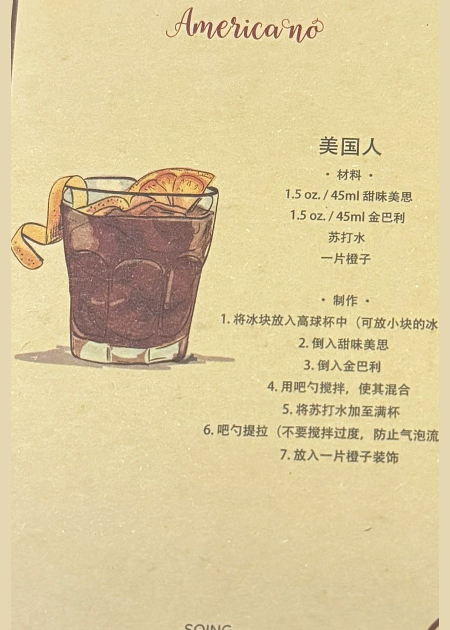
#> input picture assets/cards/americano.jpg, 900 x 1260 px (shown at 1/2 size); its folder holds only this picture in this run
$ python extract.py
#> lines starting #> are read from the running program, lines starting #| are printed output that depends on the picture; after the words box and inside, x2 and y2 are one past the last pixel; in counts of white or black regions, pixels touching at a corner belong together
"""
Build the production image assets from the deskewed hand-drawn cocktail cards.

Outputs:
  1. site/assets/cards/<id>.jpg             clean same-ratio recipe card
  2. site/assets/illustrations/<id>.png     transparent 4:5 drink illustration
  3. site/assets/illustrations/<id>.jpg     normalized kraft fallback
  4. work/debug/*_sheet.*                   visual QA contact sheets

The deskewed sources in work/cards are intentionally treated as the source of
truth: they preserve the watercolor line work better than starting over from
the original angled photos.
"""

from __future__ import annotations

from dataclasses import dataclass
from pathlib import Path

import cv2
import numpy as np
from PIL import Image, ImageDraw, ImageFilter

try:
    from rembg import new_session, remove
except Exception:  # pragma: no cover - optional dependency for local rebuilds
    new_session = None
    remove = None


ROOT = Path(__file__).resolve().parents[1]
CARDS = ROOT / "work" / "cards"
WEB_CARDS = ROOT / "site" / "assets" / "cards"
ILLU = ROOT / "site" / "assets" / "illustrations"
DEBUG = ROOT / "work" / "debug"

CARD_SIZE = (900, 1260)          # 1:1.4, consistent across the site
ILLU_SIZE = (1200, 1500)         # 4:5, long edge >= 1200px
PAPER_TARGET = np.array([229, 215, 177], dtype=np.float32)
LABEL_BG = (28, 24, 20)
_REMBG_SESSION = None

# Hand-tuned safe windows for the left-side watercolor artwork. The cards have
# fixed editorial layouts, and these windows remove nearby recipe text before
# the alpha pass starts.
ART_WINDOWS = {
    "americano": (0.105, 0.250, 0.455, 0.560),
    "aviation": (0.155, 0.185, 0.430, 0.760),
    "basil-smash": (0.120, 0.200, 0.455, 0.660),
    "bloody-mary": (0.070, 0.170, 0.465, 0.535),
    "blue-hawaii": (0.110, 0.185, 0.345, 0.760),
    "caipirinha": (0.055, 0.270, 0.545, 0.590),
    "gin-fizz": (0.150, 0.205, 0.500, 0.655),
    "lychee-gimlet": (0.160, 0.230, 0.450, 0.600),
    "manhattan": (0.195, 0.195, 0.500, 0.780),
    "margarita": (0.080, 0.260, 0.535, 0.720),
    "mojito": (0.075, 0.225, 0.440, 0.760),
    "moscow-mule": (0.145, 0.205, 0.520, 0.725),
    "negroni": (0.105, 0.225, 0.575, 0.775),
    "old-fashioned": (0.095, 0.230, 0.575, 0.700),
    "pina-colada": (0.170, 0.220, 0.550, 0.735),
    "sidecar": (0.060, 0.205, 0.495, 0.780),
    "spicy-lemon-drop": (0.110, 0.220, 0.530, 0.665),
    "strawberry-daiquiri": (0.070, 0.260, 0.545, 0.690),
    "tequila-sunrise": (0.205, 0.190, 0.520, 0.790),
    "whiskey-sour": (0.115, 0.220, 0.505, 0.720),
}


@dataclass
class ProcessedItem:
    name: str
    card_path: Path
    png_path: Path
    jpg_path: Path
    art_box: tuple[int, int, int, int]
    card_box: tuple[int, int, int, int]


def ensure_dirs() -> None:
    for path in (WEB_CARDS, ILLU, DEBUG):
        path.mkdir(parents=True, exist_ok=True)


def rembg_spatial_alpha(rgb: np.ndarray) -> np.ndarray | None:
    """Return a soft spatial keep mask from rembg, if available."""
    global _REMBG_SESSION
    if remove is None or new_session is None:
        return None
    if _REMBG_SESSION is None:
        _REMBG_SESSION = new_session("u2netp")
    try:
        cut = remove(Image.fromarray(rgb, "RGB"), session=_REMBG_SESSION).convert("RGBA")
    except Exception:
        return None
    alpha = np.array(cut.getchannel("A"))
    keep = (alpha > 7).astype(np.uint8) * 255
    keep = cv2.dilate(keep, cv2.getStructuringElement(cv2.MORPH_ELLIPSE, (9, 9)))
    keep = cv2.GaussianBlur(keep.astype(np.float32), (0, 0), 1.1)
    return np.clip(keep, 0, 255).astype(np.uint8)


def read_rgb(path: Path) -> np.ndarray:
    with Image.open(path) as im:
        return np.array(im.convert("RGB"))


# [4 lines left out: function write_rgb, not called in this run]


def paper_candidates(rgb: np.ndarray) -> np.ndarray:
    hsv = cv2.cvtColor(rgb, cv2.COLOR_RGB2HSV)
    gray = cv2.cvtColor(rgb, cv2.COLOR_RGB2GRAY)
    r, g, b = rgb[..., 0], rgb[..., 1], rgb[..., 2]
    warm = r.astype(np.int16) - b.astype(np.int16)
    return (
        (gray > 135)
        & (hsv[..., 1] < 88)
        & (warm > 12)
        & (warm < 135)
        & (g.astype(np.int16) >= b.astype(np.int16) - 12)
    )


def normalize_paper(rgb: np.ndarray) -> tuple[np.ndarray, np.ndarray]:
    """White-balance each card against its kraft paper background."""
    candidates = paper_candidates(rgb)
    if candidates.sum() < 500:
        bg = np.median(rgb.reshape(-1, 3), axis=0).astype(np.float32)
    else:
        bg = np.median(rgb[candidates], axis=0).astype(np.float32)
    gain = np.clip(PAPER_TARGET / np.maximum(bg, 1), 0.72, 1.32)
    balanced = np.clip(rgb.astype(np.float32) * gain, 0, 255).astype(np.uint8)
    return balanced, bg


def smooth_argmax(values: np.ndarray, start: int, end: int) -> int:
    segment = values[start:end].astype(np.float32)
    if segment.size == 0:
        return start
    k = max(5, int(segment.size * 0.015) | 1)
    segment = cv2.GaussianBlur(segment.reshape(1, -1), (k, 1), 0).ravel()
    return int(start + np.argmax(segment))


def first_strong(values: np.ndarray, start: int, end: int, frac: float = 0.38) -> int:
    segment = values[start:end].astype(np.float32)
    if segment.size == 0:
        return start
    k = max(5, int(segment.size * 0.035) | 1)
    smoothed = cv2.GaussianBlur(segment.reshape(-1, 1), (1, k), 0).ravel()
    threshold = max(5, float(smoothed.max()) * frac)
    hits = np.where(smoothed >= threshold)[0]
    return int(start + (hits[0] if hits.size else np.argmax(smoothed)))


def last_strong(values: np.ndarray, start: int, end: int, frac: float = 0.38) -> int:
    segment = values[start:end].astype(np.float32)
    if segment.size == 0:
        return end
    k = max(5, int(segment.size * 0.035) | 1)
    smoothed = cv2.GaussianBlur(segment.reshape(-1, 1), (1, k), 0).ravel()
    threshold = max(5, float(smoothed.max()) * frac)
    hits = np.where(smoothed >= threshold)[0]
    return int(start + (hits[-1] if hits.size else np.argmax(smoothed)))


def detect_inner_card_box(rgb: np.ndarray) -> tuple[int, int, int, int]:
    """Find the printed border and crop just inside it."""
    h, w = rgb.shape[:2]
    gray = cv2.cvtColor(rgb, cv2.COLOR_RGB2GRAY)
    hsv = cv2.cvtColor(rgb, cv2.COLOR_RGB2HSV)
    dark = ((gray < 118) & (hsv[..., 1] > 18)).astype(np.uint8)

    y_mid0, y_mid1 = int(h * 0.11), int(h * 0.91)
    x_mid0, x_mid1 = int(w * 0.13), int(w * 0.88)
    col_counts = dark[y_mid0:y_mid1].sum(axis=0)
    row_counts = dark[:, x_mid0:x_mid1].sum(axis=1)

    left_line = smooth_argmax(col_counts, int(w * 0.015), int(w * 0.16))
    right_line = smooth_argmax(col_counts, int(w * 0.84), int(w * 0.985))
    top_line = first_strong(row_counts, int(h * 0.005), int(h * 0.135))
    bottom_line = last_strong(row_counts, int(h * 0.84), int(h * 0.995))

    # Step inside the double border. This removes the ring/string area and
    # printed frame while keeping the title, recipe body, and SOING mark.
    left = left_line + int(w * 0.074)
    right = right_line - int(w * 0.060)
    top = top_line + int(h * 0.066)
    bottom = bottom_line - int(h * 0.040)

    # Fallbacks keep malformed detections from producing tiny crops.
    if right - left < w * 0.62:
        left, right = int(w * 0.08), int(w * 0.94)
    if bottom - top < h * 0.70:
        top, bottom = int(h * 0.07), int(h * 0.94)

    return (
        max(0, left),
        max(0, top),
        min(w, right),
        min(h, bottom),
    )


def resize_on_paper(crop: np.ndarray, size: tuple[int, int]) -> Image.Image:
    target_w, target_h = size
    bg = Image.new("RGB", size, tuple(int(v) for v in PAPER_TARGET))
    im = Image.fromarray(crop, "RGB")
    im.thumbnail((target_w, target_h), Image.Resampling.LANCZOS)
    bg.paste(im, ((target_w - im.width) // 2, (target_h - im.height) // 2))
    return bg.filter(ImageFilter.UnsharpMask(radius=0.8, percent=70, threshold=3))


def lab_diff_from_paper(roi: np.ndarray) -> tuple[np.ndarray, np.ndarray, int, int]:
    candidates = paper_candidates(roi)
    if candidates.sum() < 200:
        bg_rgb = np.median(roi.reshape(-1, 3), axis=0).astype(np.float32)
    else:
        bg_rgb = np.median(roi[candidates], axis=0).astype(np.float32)
    bg_patch = np.uint8([[np.clip(bg_rgb, 0, 255)]])
    lab = cv2.cvtColor(roi, cv2.COLOR_RGB2LAB).astype(np.float32)
    bg_lab = cv2.cvtColor(bg_patch, cv2.COLOR_RGB2LAB).astype(np.float32)[0, 0]
    diff = np.linalg.norm(lab - bg_lab, axis=2)
    bg_gray = int(np.dot(bg_rgb, [0.299, 0.587, 0.114]))
    hsv = cv2.cvtColor(roi, cv2.COLOR_RGB2HSV)
    bg_sat = int(np.median(hsv[..., 1][candidates])) if candidates.any() else 45
    return diff, bg_rgb, bg_gray, bg_sat


def keep_art_components(strong: np.ndarray, color_hint: np.ndarray) -> np.ndarray:
    h, w = strong.shape
    kernel_close = cv2.getStructuringElement(cv2.MORPH_ELLIPSE, (9, 9))
    kernel_open = cv2.getStructuringElement(cv2.MORPH_ELLIPSE, (3, 3))
    coarse = cv2.morphologyEx(strong.astype(np.uint8), cv2.MORPH_CLOSE, kernel_close)
    coarse = cv2.morphologyEx(coarse, cv2.MORPH_OPEN, kernel_open)
    coarse = cv2.dilate(coarse, cv2.getStructuringElement(cv2.MORPH_ELLIPSE, (5, 5)))

    n, labels, stats, centroids = cv2.connectedComponentsWithStats(coarse, 8)
    if n <= 1:
        return coarse.astype(bool)

    min_area = max(130, int(h * w * 0.0012))
    areas = stats[1:, cv2.CC_STAT_AREA]
    keep = np.zeros_like(coarse, dtype=bool)

    color_hint = color_hint.astype(bool)
    candidates: list[tuple[float, int, int, int, int, int, int]] = []
    for label in range(1, n):
        area = int(stats[label, cv2.CC_STAT_AREA])
        x = int(stats[label, cv2.CC_STAT_LEFT])
        y = int(stats[label, cv2.CC_STAT_TOP])
        bw = int(stats[label, cv2.CC_STAT_WIDTH])
        bh = int(stats[label, cv2.CC_STAT_HEIGHT])
        cx, cy = centroids[label]
        color_area = int(color_hint[labels == label].sum())
        slender_edge = (x <= w * 0.025 or x + bw >= w * 0.985) and bw < w * 0.055 and bh > h * 0.45
        right_gray_text = cx > w * 0.43 and color_area < max(16, int(area * 0.018))
        if slender_edge or right_gray_text or area < min_area:
            continue
        location = 1.15 - min(abs(cx / w - 0.40), 0.65)
        score = area * 0.35 * location + color_area * 7.5 + bh * 1.8
        candidates.append((score, label, x, y, bw, bh, color_area))

    if not candidates:
        label = int(np.argmax(areas) + 1)
        keep[labels == label] = True
        return cv2.dilate(keep.astype(np.uint8), kernel_close).astype(bool)

    primary_pool = [c for c in candidates if c[2] + c[4] * 0.5 < w * 0.72]
    if not primary_pool:
        primary_pool = candidates
    primary_pool.sort(reverse=True)
    _, primary_label, px, py, pw, ph, _ = primary_pool[0]
    primary_area = int(stats[primary_label, cv2.CC_STAT_AREA])
    ex0 = max(0, px - int(w * 0.09))
    ey0 = max(0, py - int(h * 0.11))
    ex1 = min(w, px + pw + int(w * 0.09))
    ey1 = min(h, py + ph + int(h * 0.11))

    for _, label, x, y, bw, bh, color_area in candidates:
        area = int(stats[label, cv2.CC_STAT_AREA])
        big_enough = area >= min_area or area >= primary_area * 0.035
        plausible_shape = bw > w * 0.025 and bh > h * 0.025
        cx = x + bw * 0.5
        cy = y + bh * 0.5
        center_near_primary = ex0 <= cx <= ex1 and ey0 <= cy <= ey1
        close_large_neighbor = (
            area >= primary_area * 0.12
            and cx < w * 0.58
            and ey0 - h * 0.05 <= cy <= ey1 + h * 0.05
        )
        has_color_or_is_primary = label == primary_label or color_area >= max(10, int(area * 0.01))
        if big_enough and plausible_shape and has_color_or_is_primary and (center_near_primary or close_large_neighbor):
            keep[labels == label] = True

    if keep.sum() == 0:
        keep[labels == primary_label] = True

    return cv2.dilate(keep.astype(np.uint8), kernel_close).astype(bool)


# [35 lines left out: function cleanup_alpha_by_color, not called in this run]


def build_alpha(roi: np.ndarray) -> tuple[np.ndarray, np.ndarray]:
    diff, bg_rgb, bg_gray, bg_sat = lab_diff_from_paper(roi)
    gray = cv2.cvtColor(roi, cv2.COLOR_RGB2GRAY)
    hsv = cv2.cvtColor(roi, cv2.COLOR_RGB2HSV)
    sat = hsv[..., 1].astype(np.float32)

    strong = (
        (diff > 19)
        | (gray.astype(np.int16) < bg_gray - 28)
        | ((sat > bg_sat + 28) & (gray < 238))
    )
    color_hint = (
        ((sat > bg_sat + 24) & (diff > 13) & (gray < 246))
        | ((sat > bg_sat + 12) & (diff > 28) & (gray < 230))
    )
    region = keep_art_components(strong, color_hint)

    alpha_diff = np.clip((diff - 8) / 34, 0, 1) * 255
    alpha_dark = np.clip((bg_gray - gray.astype(np.float32) - 6) / 48, 0, 1) * 255
    alpha_sat = np.clip((sat - bg_sat - 6) / 72, 0, 1) * 210
    alpha = np.maximum.reduce([alpha_diff, alpha_dark, alpha_sat])
    alpha[~region] = 0

    # Text and printed borders are dark like inked glass outlines. The reliable
    # distinction is color: every drink has watercolor fill/garnish, while the
    # recipe text is nearly neutral. Use the colored pixels to gate the usable
    # horizontal art band, then keep all line art within that band.
    color_gate = cv2.morphologyEx(
        color_hint.astype(np.uint8),
        cv2.MORPH_CLOSE,
        cv2.getStructuringElement(cv2.MORPH_ELLIPSE, (13, 13)),
    )
    color_gate = cv2.dilate(color_gate, cv2.getStructuringElement(cv2.MORPH_ELLIPSE, (9, 9)))
    n, labels, stats, _ = cv2.connectedComponentsWithStats(color_gate, 8)
    kept_color = np.zeros_like(color_gate, dtype=bool)
    for label in range(1, n):
        area = int(stats[label, cv2.CC_STAT_AREA])
        if area >= max(24, int(roi.shape[0] * roi.shape[1] * 0.00012)):
            kept_color[labels == label] = True
    col_counts = kept_color.sum(axis=0).astype(np.float32)
    if col_counts.max() > 0:
        k = max(11, int(roi.shape[1] * 0.045) | 1)
        col_counts = cv2.GaussianBlur(col_counts.reshape(1, -1), (k, 1), 0).ravel()
        threshold = max(8.0, float(col_counts.max()) * 0.14, roi.shape[0] * 0.012)
        active_cols = col_counts >= threshold
        runs: list[tuple[float, int, int]] = []
        start = None
        for i, active in enumerate(active_cols.tolist() + [False]):
            if active and start is None:
                start = i
            elif not active and start is not None:
                end = i
                width = end - start
                if width >= max(10, int(roi.shape[1] * 0.035)):
                    score = float(col_counts[start:end].sum()) * (1.25 - min(abs((start + end) / 2 / roi.shape[1] - 0.40), 0.7))
                    runs.append((score, start, end))
                start = None
        if runs:
            _, c0, c1 = max(runs)
        else:
            active_x = np.where(active_cols)[0]
            c0, c1 = (int(active_x.min()), int(active_x.max()) + 1) if len(active_x) else (0, roi.shape[1])
        pad_x = max(52, int(roi.shape[1] * 0.16))
        left = max(0, int(c0) - pad_x)
        right = min(roi.shape[1], int(c1) + pad_x)
        band = np.zeros_like(alpha, dtype=bool)
        band[:, left:right] = True
        alpha[~band] = 0

    spatial = rembg_spatial_alpha(roi)
    if spatial is not None:
        alpha *= spatial.astype(np.float32) / 255.0

    alpha = cleanup_alpha_by_color(alpha, color_hint)
    alpha = cv2.GaussianBlur(alpha.astype(np.float32), (0, 0), 0.65)
    alpha[alpha < 8] = 0

    # Unmatte against the kraft paper so semi-transparent watercolor edges do
    # not carry a tan halo when shown on dark backgrounds.
    a = np.clip(alpha / 255.0, 0.02, 1.0)[..., None]
    bg = bg_rgb.reshape(1, 1, 3)
    unmatte = (roi.astype(np.float32) - bg * (1 - a)) / a
    clean_rgb = np.where(alpha[..., None] > 12, np.clip(unmatte, 0, 255), roi)
    clean_rgb = (0.62 * clean_rgb + 0.38 * roi.astype(np.float32)).clip(0, 255)
    return clean_rgb.astype(np.uint8), alpha.astype(np.uint8)


def illustration_roi_box(name: str, card_box: tuple[int, int, int, int], shape: tuple[int, int, int]) -> tuple[int, int, int, int]:
    h, w = shape[:2]
    if name in ART_WINDOWS:
        x0, y0, x1, y1 = ART_WINDOWS[name]
        return (
            max(0, int(w * x0)),
            max(0, int(h * y0)),
            min(w, int(w * x1)),
            min(h, int(h * y1)),
        )
    left, top, right, bottom = card_box
    return (
        max(left, int(w * 0.075)),
        max(top, int(h * 0.135)),
        min(int(w * 0.565), right),
        min(int(h * 0.885), bottom),
    )


# [44 lines left out: functions trim_alpha, place_on_canvas, save_kraft_fallback, not called in this run]


def process(path: Path) -> ProcessedItem:
    name = path.stem
    raw = read_rgb(path)
    rgb, _ = normalize_paper(raw)
    card_box = detect_inner_card_box(rgb)

    card_crop = rgb[card_box[1] : card_box[3], card_box[0] : card_box[2]]
    card = resize_on_paper(card_crop, CARD_SIZE)
    card_path = WEB_CARDS / f"{name}.jpg"
    card.save(card_path, quality=88, optimize=True)

    art_box = illustration_roi_box(name, card_box, rgb.shape)
    roi = rgb[art_box[1] : art_box[3], art_box[0] : art_box[2]]
    clean_rgb, alpha = build_alpha(roi)
    art = place_on_canvas(clean_rgb, alpha)
    png_path = ILLU / f"{name}.png"
    jpg_path = ILLU / f"{name}.jpg"
    art.save(png_path, optimize=True)
    save_kraft_fallback(jpg_path, art)

    print(
        f"{name}: card_box={card_box} art_box={art_box} "
        f"alpha={int((np.array(art.getchannel('A')) > 0).sum())}"
    )
    return ProcessedItem(name, card_path, png_path, jpg_path, art_box, card_box)


def label(draw: ImageDraw.ImageDraw, xy: tuple[int, int], text: str) -> None:
    draw.text(xy, text, fill=(234, 222, 196))


# [28 lines left out: functions illustration_sheet, card_sheet, not called in this run]


def main() -> None:
    ensure_dirs()
    items = [process(path) for path in sorted(CARDS.glob("*.jpg"))]
#> in read_rgb, im is the input picture: PIL image 900x1260 RGB; mean R, G, B 219.1, 201.9, 156.4
#> in paper_candidates, `warm = r.astype(np.int16) - b.astype(np.int16)`:
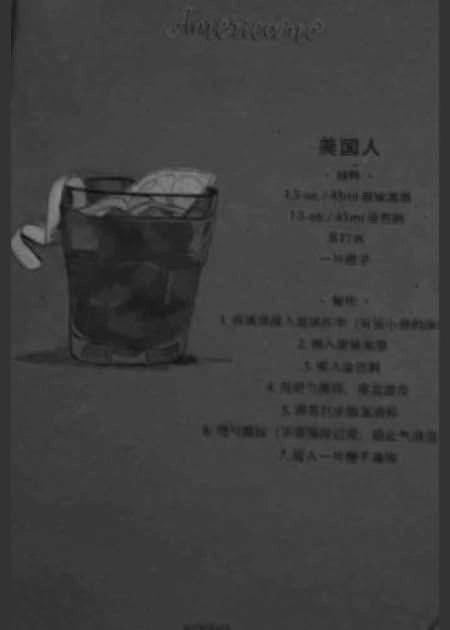
#> warm: shape (1260, 900) int16 (shown at 1/2 size); min 13, max 142, mean 62.6
#> in paper_candidates, `return ( (gray > 135) & (hsv[..., 1] < 88) & (warm > 12) & (warm < 135..`:
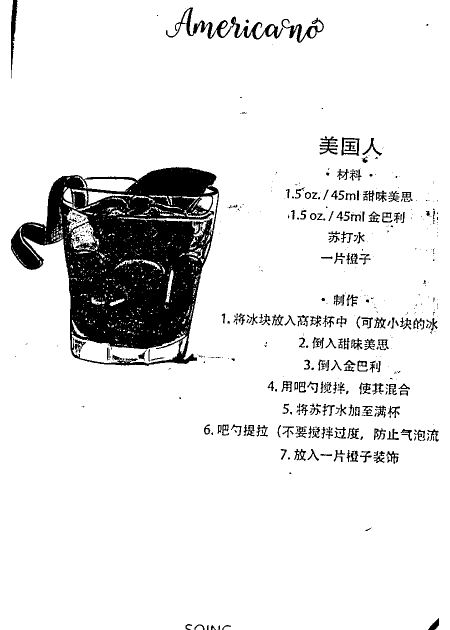
#> returned value: shape (1260, 900) bool (shown at 1/2 size); 89.6% white; 508 black regions (313 under 20 px), largest, box (x1, y1, x2, y2) and area: (22, 334, 438, 732) 89944, (332, 15, 463, 78) 1607, (462, 33, 566, 79) 1283
#> in normalize_paper, `bg = np.median(rgb[candidates], axis=0).astype(np.float32)`: bg = [229, 214, 163]
#> in normalize_paper, `gain = np.clip(PAPER_TARGET / np.maximum(bg, 1), 0.72, 1.32)`: gain = [1, 1, 1.09]
#> in detect_inner_card_box, `dark = ((gray < 118) & (hsv[..., 1] > 18)).astype(np.uint8)`:
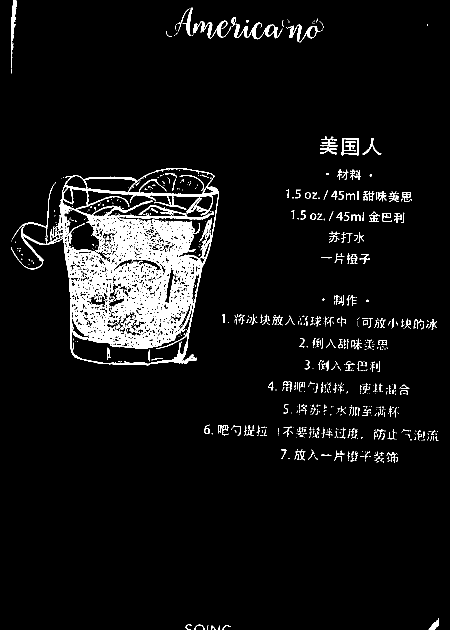
#> dark: shape (1260, 900) (shown at 1/2 size); values 0 (black) and 1 (white), 6% white; 767 white regions (572 under 20 px), largest, box (x1, y1, x2, y2) and area: (22, 336, 437, 731) 51508, (469, 45, 565, 79) 889, (386, 41, 463, 77) 728
#> in detect_inner_card_box, `col_counts = dark[y_mid0:y_mid1].sum(axis=0)`: col_counts = 900 values, max 251 at index 297, min 0 at index 0, mean 71.94
#> in detect_inner_card_box, `row_counts = dark[:, x_mid0:x_mid1].sum(axis=1)`: row_counts = 1260 values, max 273 at index 434, min 0 at index 0, mean 51.9
#> in smooth_argmax, `segment = values[start:end].astype(np.float32)`: segment = 131 values, max 226 at index 128, min 0 at index 0, mean 29.44
#> in smooth_argmax, `segment = cv2.GaussianBlur(segment.reshape(1, -1), (k, 1), 0).ravel()`: segment = 131 values, max 210.3 at index 129, min 0 at index 0, mean 29.52
#> in detect_inner_card_box, `left_line = smooth_argmax(col_counts, int(w * 0.015), int(w * 0.16))`: left_line = 142
#> in detect_inner_card_box, `right_line = smooth_argmax(col_counts, int(w * 0.84), int(w * 0.985))`: right_line = 759
#> in first_strong, `segment = values[start:end].astype(np.float32)`: segment = 164 values, max 104 at index 51, min 0 at index 0, mean 17.04
#> in first_strong, `smoothed = cv2.GaussianBlur(segment.reshape(-1, 1), (1, k), 0).ravel()`: smoothed = 164 values, max 101.8 at index 50, min 0 at index 0, mean 17.04
#> in first_strong, `threshold = max(5, float(smoothed.max()) * frac)`: threshold = 38.69
#> in first_strong, `hits = np.where(smoothed >= threshold)[0]`: hits = 31 values from 39 to 69
#> in detect_inner_card_box, `top_line = first_strong(row_counts, int(h * 0.005), int(h * 0.135))`: top_line = 45
#> in last_strong, `segment = values[start:end].astype(np.float32)`: segment = 195 values, max 24 at index 193, min 0 at index 0, mean 0.359
#> in last_strong, `smoothed = cv2.GaussianBlur(segment.reshape(-1, 1), (1, k), 0).ravel()`: smoothed = 195 values from 0 to 19.47
#> in last_strong, `threshold = max(5, float(smoothed.max()) * frac)`: threshold = 7.4
#> in last_strong, `hits = np.where(smoothed >= threshold)[0]`: hits = [191, 192, 193, 194]
#> in detect_inner_card_box, `bottom_line = last_strong(row_counts, int(h * 0.84), int(h * 0.995))`: bottom_line = 1252
#> in detect_inner_card_box, `left = left_line + int(w * 0.074)`: left = 208
#> in detect_inner_card_box, `right = right_line - int(w * 0.060)`: right = 705
#> in detect_inner_card_box, `top = top_line + int(h * 0.066)`: top = 128
#> in detect_inner_card_box, `bottom = bottom_line - int(h * 0.040)`: bottom = 1202
#> in process, `card_box = detect_inner_card_box(rgb)`: card_box = (72, 128, 846, 1202)
#> in resize_on_paper, `bg.paste(im, ((target_w - im.width) // 2, (target_h - im.height) // 2))`:
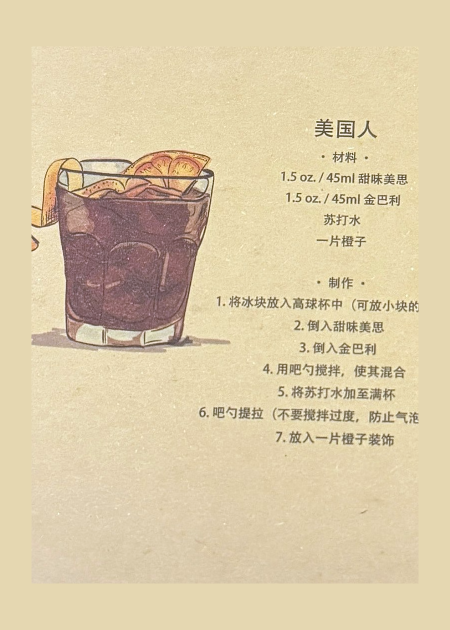
#> bg: PIL image 900x1260 RGB (shown at 1/2 size); mean R, G, B 219.7, 203.4, 168.8
#> in process, `art_box = illustration_roi_box(name, card_box, rgb.shape)`: art_box = (94, 315, 409, 705)
#> in process, `roi = rgb[art_box[1] : art_box[3], art_box[0] : art_box[2]]`:
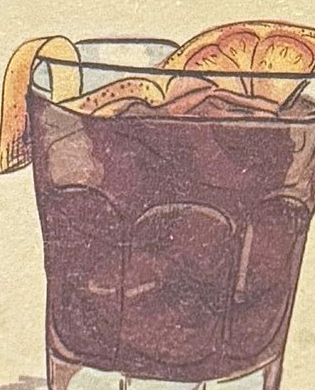
#> roi: shape (390, 315, 3); mean R, G, B 171, 141, 126.5
#> in paper_candidates (call 2), `r, g, b = rgb[..., 0], rgb[..., 1], rgb[..., 2]`:
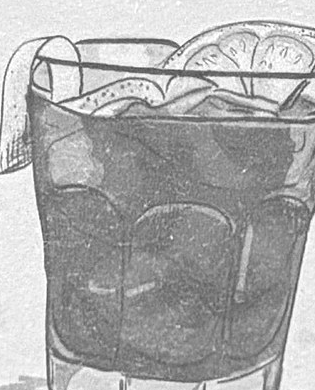
#> r: shape (390, 315); min 71, max 255, mean 171
#> in paper_candidates (call 2), `r, g, b = rgb[..., 0], rgb[..., 1], rgb[..., 2]`:
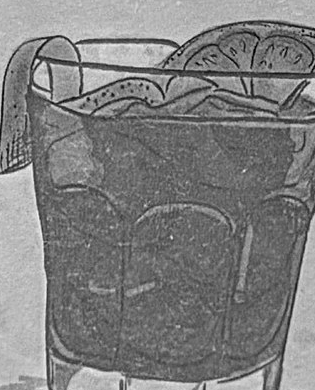
#> b: shape (390, 315); min 0, max 244, mean 126.5
#> (the rest of the program and of its run is left out)
